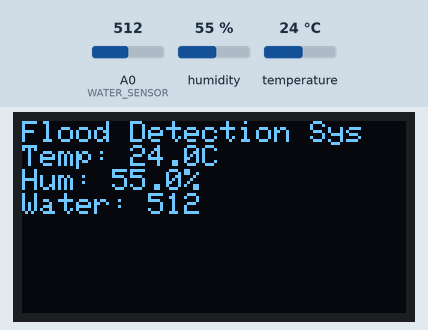
This sketch was run on a simulated ESP8266 (NodeMCU). Parts: 128×64 one-colour display. Inputs (shaded band) come from the test bench; at power-on: humidity 55 %, A0 (WATER_SENSOR) = 512, temperature 24 °C. WiFi joins after 1.5 s; servers stay silent unless stated; web services answer with replies made up by the test bench; what the sketch prints to the serial monitor is not drawn.

Above: at 2.7 s.
2.8 s: humidity set to 22 %
At 9.1 s:
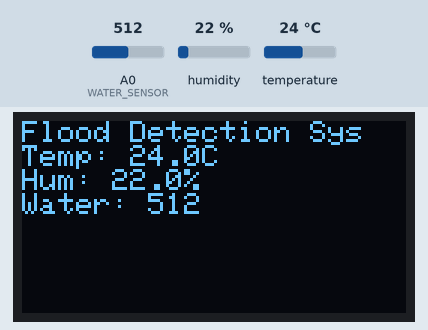
9.9 s: A0 (WATER_SENSOR) set to 490
At 14.9 s:
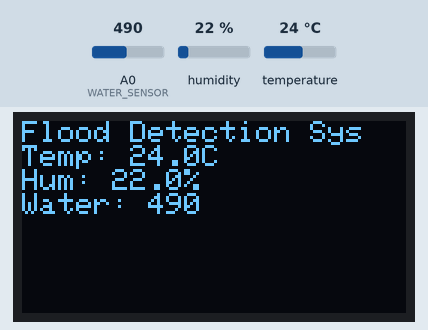
17.0 s: temperature set to 12 °C
At 20.5 s:
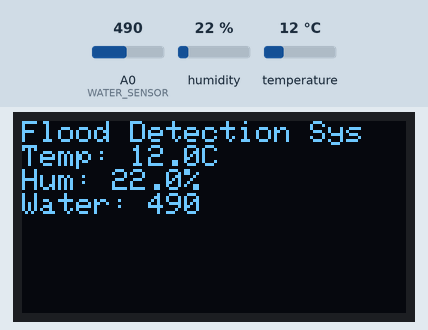
24.1 s: A0 (WATER_SENSOR) set to 510
At 24.9 s:
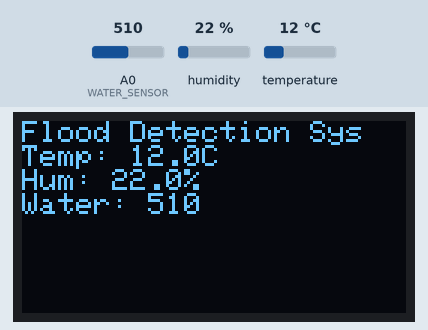
31.2 s: humidity set to 40 %
At 37.5 s:
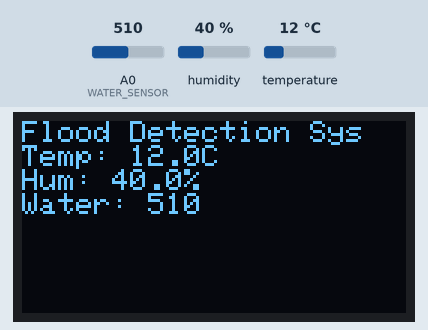
38.4 s: A0 (WATER_SENSOR) set to 491
At 44.4 s:
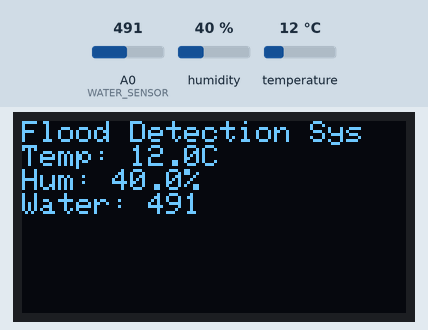
Timing chart, 0 to 45.9 s (numbered marks = the images above; inputs shaded):
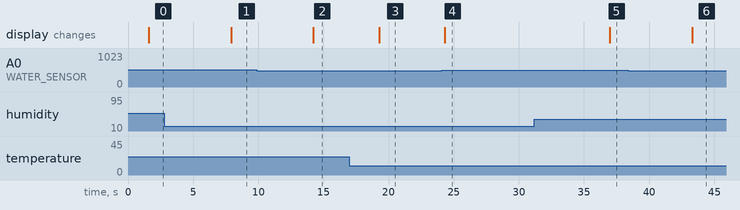

Measured:
- after the input at 2.8 s, the display: changes after 5.1 s (image 1)
- after the input at 9.9 s, the display: changes after 4.3 s (image 2)
- after the input at 17.0 s, the display: changes after 2.3 s (image 3)
- after the input at 24.1 s, the display: changes after 0.23 s (image 4)
- after the input at 31.2 s, the display: changes after 5.8 s (image 5)
- after the input at 38.4 s, the display: changes after 4.9 s (image 6)

The sketch:

arduino_code__ESP8266_NodeMCU_.ino
```cpp
#include <ESP8266WiFi.h>
#include <DHT.h>
#include <Wire.h>
#include <Adafruit_GFX.h>
#include <Adafruit_SSD1306.h>
#include <WiFiClientSecure.h>

#define DHTPIN D4
#define DHTTYPE DHT11
#define WATER_SENSOR A0

DHT dht(DHTPIN, DHTTYPE);
Adafruit_SSD1306 display(128, 64, &Wire, -1);

const char* ssid = "YOUR_WIFI_SSID";
const char* password = "YOUR_WIFI_PASSWORD";

// Telegram configuration
const char* telegramToken = "YOUR_TELEGRAM_BOT_TOKEN";
const char* chatId = "YOUR_CHAT_ID";
const char* telegramServer = "api.telegram.org";

// Thresholds
const int FLOOD_THRESHOLD = 500;  // Adjust based on sensor calibration
const int HUMIDITY_THRESHOLD = 90;

void setup() {
  Serial.begin(115200);
  dht.begin();

  // Initialize OLED
  if(!display.begin(SSD1306_SWITCHCAPVCC, 0x3C)) {
    Serial.println(F("SSD1306 allocation failed"));
    for(;;);
  }
  display.clearDisplay();

  connectToWiFi();
}

void loop() {
  float humidity = dht.readHumidity();
  float temperature = dht.readTemperature();
  int waterLevel = analogRead(WATER_SENSOR);

  // Display readings on OLED
  display.clearDisplay();
  display.setTextSize(1);
  display.setTextColor(WHITE);
  display.setCursor(0,0);
  display.println("Flood Detection Sys");
  display.printf("Temp: %.1fC\n", temperature);
  display.printf("Hum: %.1f%%\n", humidity);
  display.printf("Water: %d\n", waterLevel);
  display.display();

  // Check flood conditions
  if (waterLevel > FLOOD_THRESHOLD || humidity > HUMIDITY_THRESHOLD) {
    String message = "🚨 Flood Alert! 🚨\n";
    message += "Water Level: " + String(waterLevel) + "\n";
    message += "Humidity: " + String(humidity) + "%\n";
    message += "Temperature: " + String(temperature) + "°C";

    sendTelegramAlert(message);
  }

  delay(5000);  // Check every 5 seconds
}

void connectToWiFi() {
  WiFi.begin(ssid, password);
  while (WiFi.status() != WL_CONNECTED) {
    delay(500);
    Serial.print(".");
  }
  Serial.println("WiFi connected");
}

void sendTelegramAlert(String message) {
  WiFiClientSecure client;
  client.setInsecure();  // For SSL connection

  if (client.connect(telegramServer, 443)) {
    String url = "/bot" + String(telegramToken) + "/sendMessage";
    String payload = "chat_id=" + String(chatId) + "&text=" + message;

    client.println("POST " + url + " HTTP/1.1");
    client.println("Host: " + String(telegramServer));
    client.println("Content-Type: application/x-www-form-urlencoded");
    client.println("Connection: close");
    client.print("Content-Length: ");
    client.println(payload.length());
    client.println();
    client.println(payload);

    delay(10);
    while (client.available()) {
      String line = client.readStringUntil('\r');
      Serial.print(line);
    }
    client.stop();
  }
}
```
